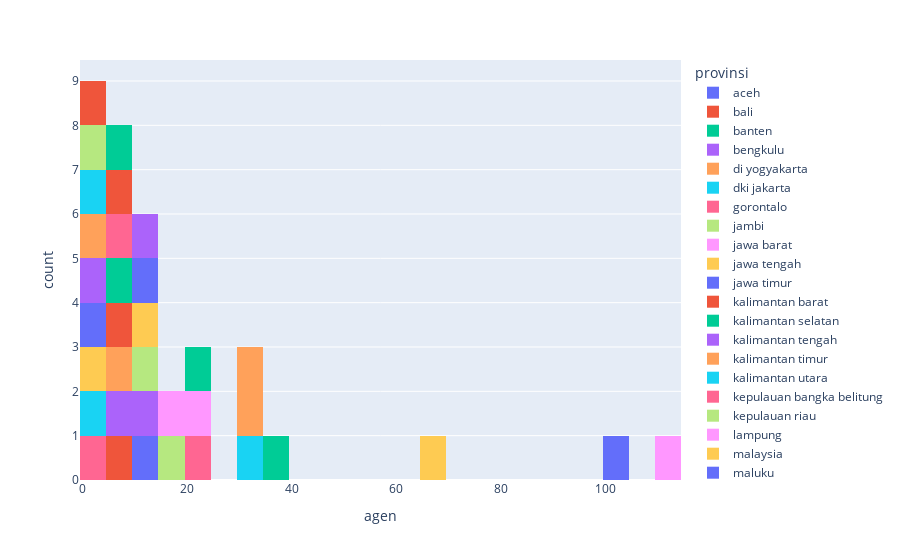

The notebook cell saved with this chart:
### Code cell
# sebaran jumlah agen pada masing-masing provinsi

px.histogram(data_prov, x='agen', nbins=50, color='provinsi', hover_name='provinsi', hover_data=['provinsi'])

### Figure 1 — Plotly figure (JSON) as saved in the notebook; plotly's stock layout.template omitted (floating-point values rounded to 4 significant figures)
{"data": [{"alignmentgroup": "True", "bingroup": "x", "hovertemplate": "provinsi=aceh<br>agen=%{x}<br>count=%{y}<extra></extra>", "legendgroup": "aceh", "marker": {"color": "#636efa", "pattern": {"shape": ""}}, "name": "aceh", "nbinsx": 50, "offsetgroup": "aceh", "orientation": "v", "showlegend": true, "type": "histogram", "x": [14], "xaxis": "x", "yaxis": "y"}, {"alignmentgroup": "True", "bingroup": "x", "hovertemplate": "provinsi=bali<br>agen=%{x}<br>count=%{y}<extra></extra>", "legendgroup": "bali", "marker": {"color": "#EF553B", "pattern": {"shape": ""}}, "name": "bali", "nbinsx": 50, "offsetgroup": "bali", "orientation": "v", "showlegend": true, "type": "histogram", "x": [7], "xaxis": "x", "yaxis": "y"}, {"alignmentgroup": "True", "bingroup": "x", "hovertemplate": "provinsi=banten<br>agen=%{x}<br>count=%{y}<extra></extra>", "legendgroup": "banten", "marker": {"color": "#00cc96", "pattern": {"shape": ""}}, "name": "banten", "nbinsx": 50, "offsetgroup": "banten", "orientation": "v", "showlegend": true, "type": "histogram", "x": [39], "xaxis": "x", "yaxis": "y"}, {"alignmentgroup": "True", "bingroup": "x", "hovertemplate": "provinsi=bengkulu<br>agen=%{x}<br>count=%{y}<extra></extra>", "legendgroup": "bengkulu", "marker": {"color": "#ab63fa", "pattern": {"shape": ""}}, "name": "bengkulu", "nbinsx": 50, "offsetgroup": "bengkulu", "orientation": "v", "showlegend": true, "type": "histogram", "x": [5], "xaxis": "x", "yaxis": "y"}, {"alignmentgroup": "True", "bingroup": "x", "hovertemplate": "provinsi=di yogyakarta<br>agen=%{x}<br>count=%{y}<extra></extra>", "legendgroup": "di yogyakarta", "marker": {"color": "#FFA15A", "pattern": {"shape": ""}}, "name": "di yogyakarta", "nbinsx": 50, "offsetgroup": "di yogyakarta", "orientation": "v", "showlegend": true, "type": "histogram", "x": [9], "xaxis": "x", "yaxis": "y"}, {"alignmentgroup": "True", "bingroup": "x", "hovertemplate": "provinsi=dki jakarta<br>agen=%{x}<br>count=%{y}<extra></extra>", "legendgroup": "dki jakarta", "marker": {"color": "#19d3f3", "pattern": {"shape": ""}}, "name": "dki jakarta", "nbinsx": 50, "offsetgroup": "dki jakarta", "orientation": "v", "showlegend": true, "type": "histogram", "x": [34], "xaxis": "x", "yaxis": "y"}, {"alignmentgroup": "True", "bingroup": "x", "hovertemplate": "provinsi=gorontalo<br>agen=%{x}<br>count=%{y}<extra></extra>", "legendgroup": "gorontalo", "marker": {"color": "#FF6692", "pattern": {"shape": ""}}, "name": "gorontalo", "nbinsx": 50, "offsetgroup": "gorontalo", "orientation": "v", "showlegend": true, "type": "histogram", "x": [4], "xaxis": "x", "yaxis": "y"}, {"alignmentgroup": "True", "bingroup": "x", "hovertemplate": "provinsi=jambi<br>agen=%{x}<br>count=%{y}<extra></extra>", "legendgroup": "jambi", "marker": {"color": "#B6E880", "pattern": {"shape": ""}}, "name": "jambi", "nbinsx": 50, "offsetgroup": "jambi", "orientation": "v", "showlegend": true, "type": "histogram", "x": [15], "xaxis": "x", "yaxis": "y"}, {"alignmentgroup": "True", "bingroup": "x", "hovertemplate": "provinsi=jawa barat<br>agen=%{x}<br>count=%{y}<extra></extra>", "legendgroup": "jawa barat", "marker": {"color": "#FF97FF", "pattern": {"shape": ""}}, "name": "jawa barat", "nbinsx": 50, "offsetgroup": "jawa barat", "orientation": "v", "showlegend": true, "type": "histogram", "x": [110], "xaxis": "x", "yaxis": "y"}, {"alignmentgroup": "True", "bingroup": "x", "hovertemplate": "provinsi=jawa tengah<br>agen=%{x}<br>count=%{y}<extra></extra>", "legendgroup": "jawa tengah", "marker": {"color": "#FECB52", "pattern": {"shape": ""}}, "name": "jawa tengah", "nbinsx": 50, "offsetgroup": "jawa tengah", "orientation": "v", "showlegend": true, "type": "histogram", "x": [68], "xaxis": "x", "yaxis": "y"}, {"alignmentgroup": "True", "bingroup": "x", "hovertemplate": "provinsi=jawa timur<br>agen=%{x}<br>count=%{y}<extra></extra>", "legendgroup": "jawa timur", "marker": {"color": "#636efa", "pattern": {"shape": ""}}, "name": "jawa timur", "nbinsx": 50, "offsetgroup": "jawa timur", "orientation": "v", "showlegend": true, "type": "histogram", "x": [100], "xaxis": "x", "yaxis": "y"}, {"alignmentgroup": "True", "bingroup": "x", "hovertemplate": "provinsi=kalimantan barat<br>agen=%{x}<br>count=%{y}<extra></extra>", "legendgroup": "kalimantan barat", "marker": {"color": "#EF553B", "pattern": {"shape": ""}}, "name": "kalimantan barat", "nbinsx": 50, "offsetgroup": "kalimantan barat", "orientation": "v", "showlegend": true, "type": "histogram", "x": [8], "xaxis": "x", "yaxis": "y"}, {"alignmentgroup": "True", "bingroup": "x", "hovertemplate": "provinsi=kalimantan selatan<br>agen=%{x}<br>count=%{y}<extra></extra>", "legendgroup": "kalimantan selatan", "marker": {"color": "#00cc96", "pattern": {"shape": ""}}, "name": "kalimantan selatan", "nbinsx": 50, "offsetgroup": "kalimantan selatan", "orientation": "v", "showlegend": true, "type": "histogram", "x": [8], "xaxis": "x", "yaxis": "y"}, {"alignmentgroup": "True", "bingroup": "x", "hovertemplate": "provinsi=kalimantan tengah<br>agen=%{x}<br>count=%{y}<extra></extra>", "legendgroup": "kalimantan tengah", "marker": {"color": "#ab63fa", "pattern": {"shape": ""}}, "name": "kalimantan tengah", "nbinsx": 50, "offsetgroup": "kalimantan tengah", "orientation": "v", "showlegend": true, "type": "histogram", "x": [11], "xaxis": "x", "yaxis": "y"}, {"alignmentgroup": "True", "bingroup": "x", "hovertemplate": "provinsi=kalimantan timur<br>agen=%{x}<br>count=%{y}<extra></extra>", "legendgroup": "kalimantan timur", "marker": {"color": "#FFA15A", "pattern": {"shape": ""}}, "name": "kalimantan timur", "nbinsx": 50, "offsetgroup": "kalimantan timur", "orientation": "v", "showlegend": true, "type": "histogram", "x": [30], "xaxis": "x", "yaxis": "y"}, {"alignmentgroup": "True", "bingroup": "x", "hovertemplate": "provinsi=kalimantan utara<br>agen=%{x}<br>count=%{y}<extra></extra>", "legendgroup": "kalimantan utara", "marker": {"color": "#19d3f3", "pattern": {"shape": ""}}, "name": "kalimantan utara", "nbinsx": 50, "offsetgroup": "kalimantan utara", "orientation": "v", "showlegend": true, "type": "histogram", "x": [2], "xaxis": "x", "yaxis": "y"}, {"alignmentgroup": "True", "bingroup": "x", "hovertemplate": "provinsi=kepulauan bangka belitung<br>agen=%{x}<br>count=%{y}<extra></extra>", "legendgroup": "kepulauan bangka belitung", "marker": {"color": "#FF6692", "pattern": {"shape": ""}}, "name": "kepulauan bangka belitung", "nbinsx": 50, "offsetgroup": "kepulauan bangka belitung", "orientation": "v", "showlegend": true, "type": "histogram", "x": [9], "xaxis": "x", "yaxis": "y"}, {"alignmentgroup": "True", "bingroup": "x", "hovertemplate": "provinsi=kepulauan riau<br>agen=%{x}<br>count=%{y}<extra></extra>", "legendgroup": "kepulauan riau", "marker": {"color": "#B6E880", "pattern": {"shape": ""}}, "name": "kepulauan riau", "nbinsx": 50, "offsetgroup": "kepulauan riau", "orientation": "v", "showlegend": true, "type": "histogram", "x": [12], "xaxis": "x", "yaxis": "y"}, {"alignmentgroup": "True", "bingroup": "x", "hovertemplate": "provinsi=lampung<br>agen=%{x}<br>count=%{y}<extra></extra>", "legendgroup": "lampung", "marker": {"color": "#FF97FF", "pattern": {"shape": ""}}, "name": "lampung", "nbinsx": 50, "offsetgroup": "lampung", "orientation": "v", "showlegend": true, "type": "histogram", "x": [18], "xaxis": "x", "yaxis": "y"}, {"alignmentgroup": "True", "bingroup": "x", "hovertemplate": "provinsi=malaysia<br>agen=%{x}<br>count=%{y}<extra></extra>", "legendgroup": "malaysia", "marker": {"color": "#FECB52", "pattern": {"shape": ""}}, "name": "malaysia", "nbinsx": 50, "offsetgroup": "malaysia", "orientation": "v", "showlegend": true, "type": "histogram", "x": [1], "xaxis": "x", "yaxis": "y"}, {"alignmentgroup": "True", "bingroup": "x", "hovertemplate": "provinsi=maluku<br>agen=%{x}<br>count=%{y}<extra></extra>", "legendgroup": "maluku", "marker": {"color": "#636efa", "pattern": {"shape": ""}}, "name": "maluku", "nbinsx": 50, "offsetgroup": "maluku", "orientation": "v", "showlegend": true, "type": "histogram", "x": [4], "xaxis": "x", "yaxis": "y"}, {"alignmentgroup": "True", "bingroup": "x", "hovertemplate": "provinsi=maluku utara<br>agen=%{x}<br>count=%{y}<extra></extra>", "legendgroup": "maluku utara", "marker": {"color": "#EF553B", "pattern": {"shape": ""}}, "name": "maluku utara", "nbinsx": 50, "offsetgroup": "maluku utara", "orientation": "v", "showlegend": true, "type": "histogram", "x": [6], "xaxis": "x", "yaxis": "y"}, {"alignmentgroup": "True", "bingroup": "x", "hovertemplate": "provinsi=nusa tenggara barat<br>agen=%{x}<br>count=%{y}<extra></extra>", "legendgroup": "nusa tenggara barat", "marker": {"color": "#00cc96", "pattern": {"shape": ""}}, "name": "nusa tenggara barat", "nbinsx": 50, "offsetgroup": "nusa tenggara barat", "orientation": "v", "showlegend": true, "type": "histogram", "x": [8], "xaxis": "x", "yaxis": "y"}, {"alignmentgroup": "True", "bingroup": "x", "hovertemplate": "provinsi=nusa tenggara timur<br>agen=%{x}<br>count=%{y}<extra></extra>", "legendgroup": "nusa tenggara timur", "marker": {"color": "#ab63fa", "pattern": {"shape": ""}}, "name": "nusa tenggara timur", "nbinsx": 50, "offsetgroup": "nusa tenggara timur", "orientation": "v", "showlegend": true, "type": "histogram", "x": [1], "xaxis": "x", "yaxis": "y"}, {"alignmentgroup": "True", "bingroup": "x", "hovertemplate": "provinsi=papua<br>agen=%{x}<br>count=%{y}<extra></extra>", "legendgroup": "papua", "marker": {"color": "#FFA15A", "pattern": {"shape": ""}}, "name": "papua", "nbinsx": 50, "offsetgroup": "papua", "orientation": "v", "showlegend": true, "type": "histogram", "x": [4], "xaxis": "x", "yaxis": "y"}, {"alignmentgroup": "True", "bingroup": "x", "hovertemplate": "provinsi=papua barat<br>agen=%{x}<br>count=%{y}<extra></extra>", "legendgroup": "papua barat", "marker": {"color": "#19d3f3", "pattern": {"shape": ""}}, "name": "papua barat", "nbinsx": 50, "offsetgroup": "papua barat", "orientation": "v", "showlegend": true, "type": "histogram", "x": [4], "xaxis": "x", "yaxis": "y"}, {"alignmentgroup": "True", "bingroup": "x", "hovertemplate": "provinsi=riau<br>agen=%{x}<br>count=%{y}<extra></extra>", "legendgroup": "riau", "marker": {"color": "#FF6692", "pattern": {"shape": ""}}, "name": "riau", "nbinsx": 50, "offsetgroup": "riau", "orientation": "v", "showlegend": true, "type": "histogram", "x": [20], "xaxis": "x", "yaxis": "y"}, {"alignmentgroup": "True", "bingroup": "x", "hovertemplate": "provinsi=sulawesi barat<br>agen=%{x}<br>count=%{y}<extra></extra>", "legendgroup": "sulawesi barat", "marker": {"color": "#B6E880", "pattern": {"shape": ""}}, "name": "sulawesi barat", "nbinsx": 50, "offsetgroup": "sulawesi barat", "orientation": "v", "showlegend": true, "type": "histogram", "x": [3], "xaxis": "x", "yaxis": "y"}, {"alignmentgroup": "True", "bingroup": "x", "hovertemplate": "provinsi=sulawesi selatan<br>agen=%{x}<br>count=%{y}<extra></extra>", "legendgroup": "sulawesi selatan", "marker": {"color": "#FF97FF", "pattern": {"shape": ""}}, "name": "sulawesi selatan", "nbinsx": 50, "offsetgroup": "sulawesi selatan", "orientation": "v", "showlegend": true, "type": "histogram", "x": [24], "xaxis": "x", "yaxis": "y"}, {"alignmentgroup": "True", "bingroup": "x", "hovertemplate": "provinsi=sulawesi tengah<br>agen=%{x}<br>count=%{y}<extra></extra>", "legendgroup": "sulawesi tengah", "marker": {"color": "#FECB52", "pattern": {"shape": ""}}, "name": "sulawesi tengah", "nbinsx": 50, "offsetgroup": "sulawesi tengah", "orientation": "v", "showlegend": true, "type": "histogram", "x": [10], "xaxis": "x", "yaxis": "y"}, {"alignmentgroup": "True", "bingroup": "x", "hovertemplate": "provinsi=sulawesi tenggara<br>agen=%{x}<br>count=%{y}<extra></extra>", "legendgroup": "sulawesi tenggara", "marker": {"color": "#636efa", "pattern": {"shape": ""}}, "name": "sulawesi tenggara", "nbinsx": 50, "offsetgroup": "sulawesi tenggara", "orientation": "v", "showlegend": true, "type": "histogram", "x": [14], "xaxis": "x", "yaxis": "y"}, {"alignmentgroup": "True", "bingroup": "x", "hovertemplate": "provinsi=sulawesi utara<br>agen=%{x}<br>count=%{y}<extra></extra>", "legendgroup": "sulawesi utara", "marker": {"color": "#EF553B", "pattern": {"shape": ""}}, "name": "sulawesi utara", "nbinsx": 50, "offsetgroup": "sulawesi utara", "orientation": "v", "showlegend": true, "type": "histogram", "x": [3], "xaxis": "x", "yaxis": "y"}, {"alignmentgroup": "True", "bingroup": "x", "hovertemplate": "provinsi=sumatera barat<br>agen=%{x}<br>count=%{y}<extra></extra>", "legendgroup": "sumatera barat", "marker": {"color": "#00cc96", "pattern": {"shape": ""}}, "name": "sumatera barat", "nbinsx": 50, "offsetgroup": "sumatera barat", "orientation": "v", "showlegend": true, "type": "histogram", "x": [23], "xaxis": "x", "yaxis": "y"}, {"alignmentgroup": "True", "bingroup": "x", "hovertemplate": "provinsi=sumatera selatan<br>agen=%{x}<br>count=%{y}<extra></extra>", "legendgroup": "sumatera selatan", "marker": {"color": "#ab63fa", "pattern": {"shape": ""}}, "name": "sumatera selatan", "nbinsx": 50, "offsetgroup": "sumatera selatan", "orientation": "v", "showlegend": true, "type": "histogram", "x": [14], "xaxis": "x", "yaxis": "y"}, {"alignmentgroup": "True", "bingroup": "x", "hovertemplate": "provinsi=sumatera utara<br>agen=%{x}<br>count=%{y}<extra></extra>", "legendgroup": "sumatera utara", "marker": {"color": "#FFA15A", "pattern": {"shape": ""}}, "name": "sumatera utara", "nbinsx": 50, "offsetgroup": "sumatera utara", "orientation": "v", "showlegend": true, "type": "histogram", "x": [30], "xaxis": "x", "yaxis": "y"}], "layout": {"barmode": "relative", "legend": {"title": {"text": "provinsi"}, "tracegroupgap": 0}, "margin": {"t": 60}, "xaxis": {"anchor": "y", "domain": [0, 1], "title": {"text": "agen"}}, "yaxis": {"anchor": "x", "domain": [0, 1], "title": {"text": "count"}}}}
